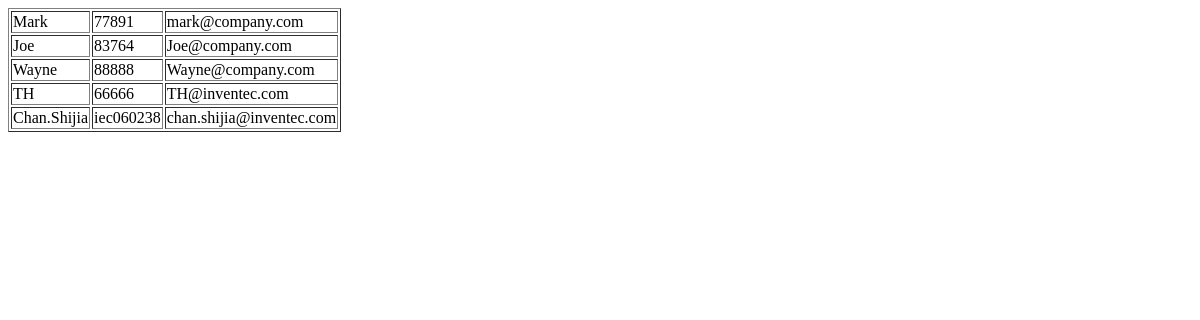
/member/, run on an earlier commit of the app's database.
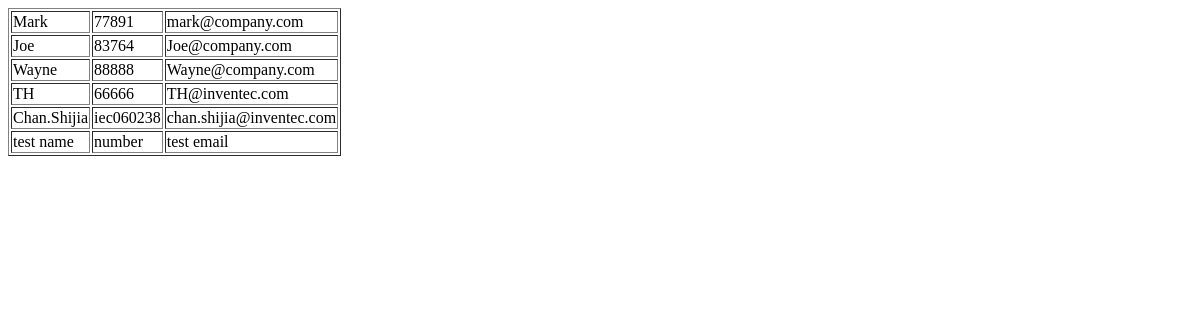
And on a later commit of the database.
### member/models.py (models this page shows, shortened)
class Post(models.Model):
    name = models.CharField(max_length=20)
    number = models.CharField(max_length=10)
    email = models.CharField(max_length=30)
    created_date = models.DateTimeField(default=timezone.now)
    updated_date = models.DateTimeField('更新時間', auto_now=True)

### member/views.py (the view)
# urls.py: path('member/', member),
def member(request):
    member_data = Post.objects.all()
    return render(request, 'member.html', {'member_data': member_data})

### member/templates/member.html (shortened to what this page needs)
<!DOCTYPE html>
<html lang="en">
<head>
</head>
<body>
    <table border=1>
    {% for member in member_data %}
            <tr>
                <td>{{ member.name }}</td>
                <td>{{ member.number }}</td>
                <td>{{ member.email }}</td>
            </tr>
    {% endfor %}
    </table>
</body>
</html>

What changed in the data, as far as the page shows it:
added Post: name "test name", number "number", email "test email"
